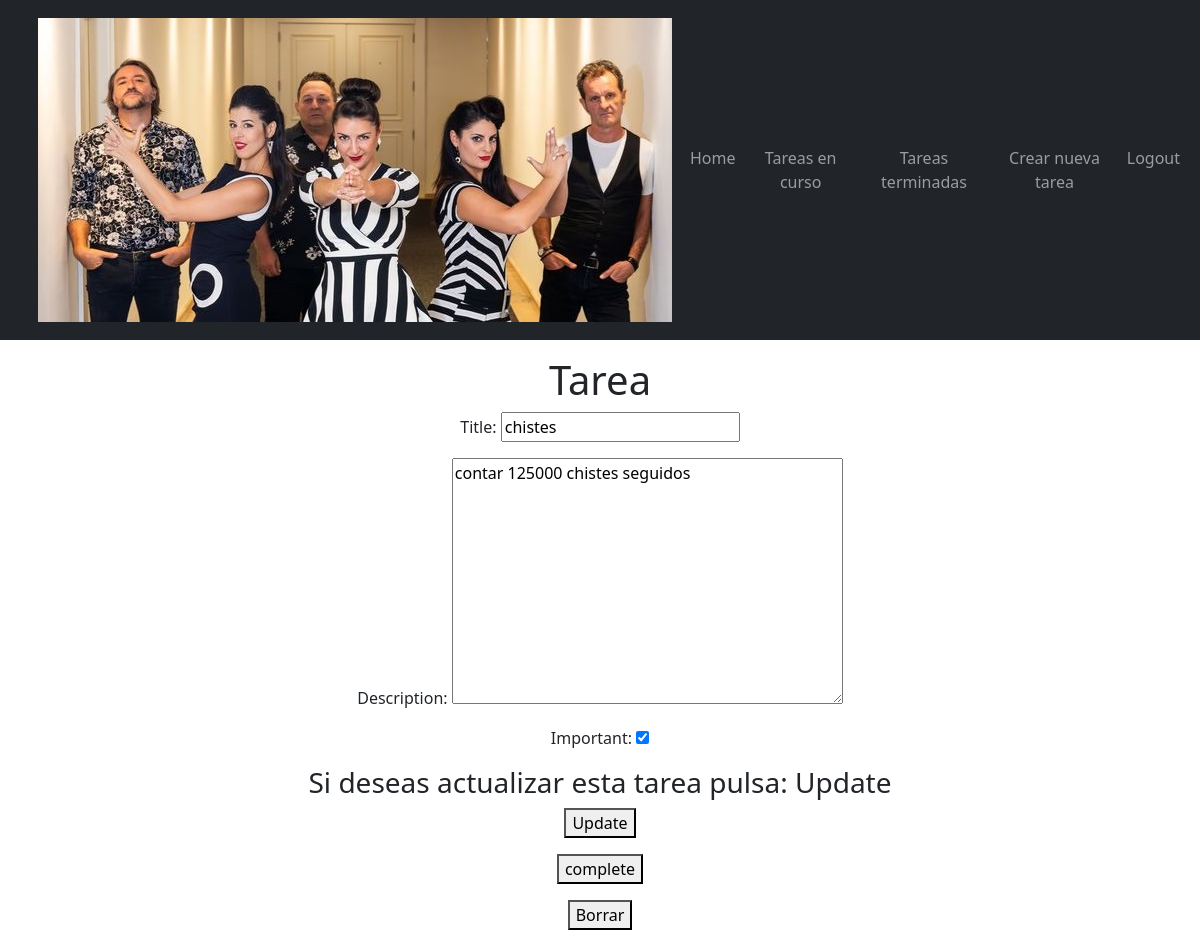
/tasks/16 (signed in), run on the app's committed database.
### task/models.py (models this page shows, shortened)
class Tarea(models.Model):
    title = models.CharField(max_length=100)
    description = models.TextField(blank=True)
    created = models.DateTimeField(auto_now_add=True)
    datecompleted = models.DateTimeField(null=True, blank=True)
    important = models.BooleanField(default=False)
    user = models.ForeignKey(User, on_delete=models.CASCADE)

### task/views.py (the view, shortened to what this page needs)
# urls.py: path('tasks/<int:tarea_id>', views.tarea_detail, name="tarea_detail"),
@login_required
def tarea_detail(request, tarea_id):
    if request.method=="GET":
        tarea = get_object_or_404(klass=Tarea, pk=tarea_id)
        form= TareaForm(instance=tarea)
        return render(request, 'task_detail.html', {
            'tarea': tarea,
            'form': form
        })

### task/forms.py
class TareaForm(ModelForm):
    class Meta:
        model = Tarea
        fields = ['title', 'description', 'important' ]

### task/templates/task_detail.html (shortened to what this page needs)
<head>
    {% extends "base.html" %}
{% block content %}
<h1>Tarea</h1>
    <form method="POST">
        {{form.as_p}}
    <div>
        <h3>Si deseas actualizar esta tarea pulsa: Update</h3>
        <button>
            Update
        </button>
    </div>
</form>
<form action="{%  url 'tarea_completa' tarea.id %}">
    <button>
        complete
    </button>
</form>
<form action="{%  url 'borrar_tarea' tarea.id %}">
    <button>
        Borrar
    </button>
</form>
{% endblock %}

### data on the page
Tarea: title "chistes", description "contar 125000 chistes seguidos", important "☑"
